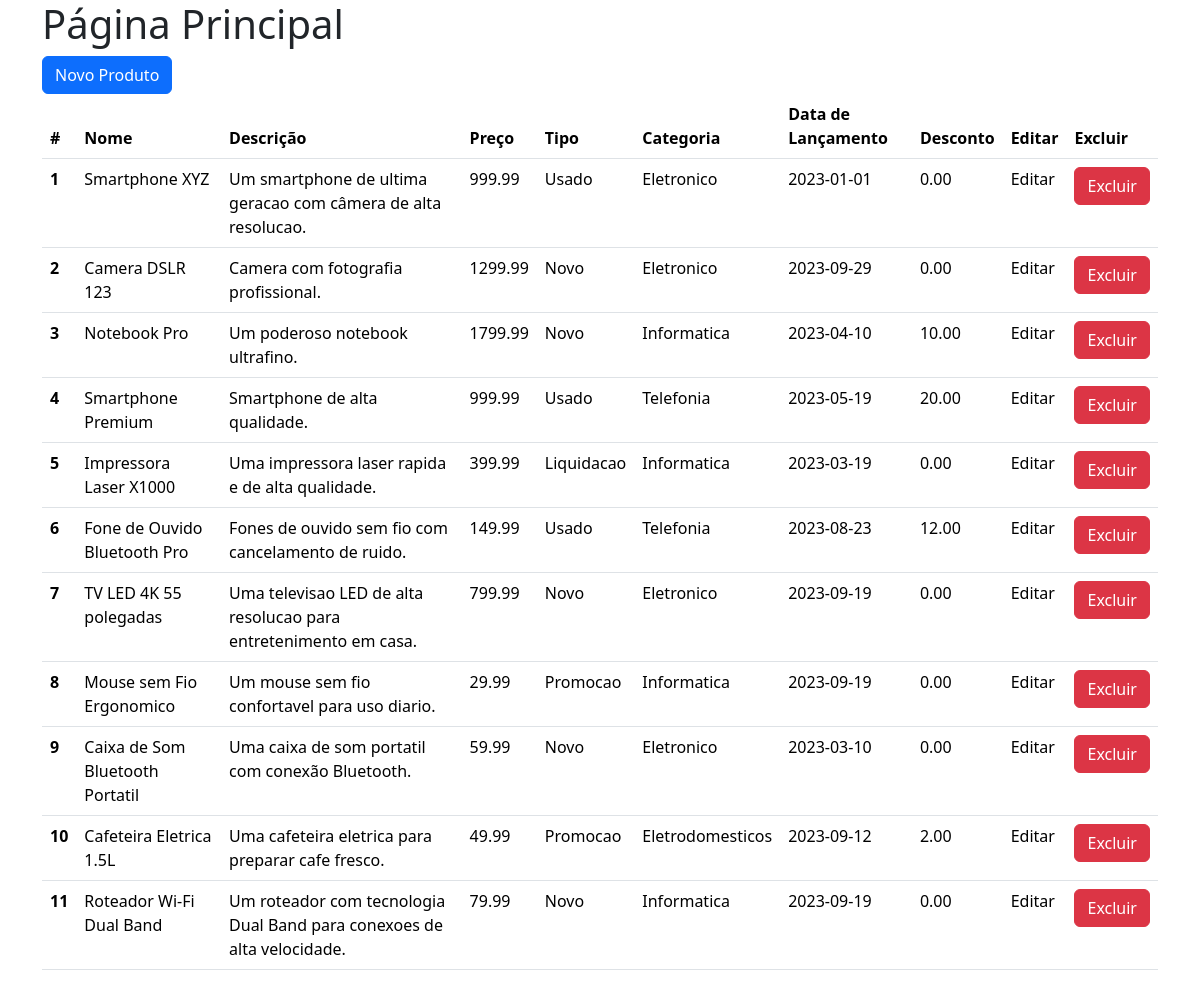
The page / on the database its author committed.
### tables this page shows
CREATE TABLE Produto (
    id INT(4) AUTO_INCREMENT PRIMARY KEY,
    nome VARCHAR(255) NOT NULL,
    descricao TEXT,
    preco DECIMAL(10, 2) NOT NULL,
    tipo ENUM('Novo', 'Usado', 'Promocao', 'Liquidacao', 'Outros') NOT NULL,
    categoria SET('Eletronico', 'Telefonia', 'Informatica', 'Eletrodomesticos', 'Acessorios', 'Outros') NOT NULL,
    data_lancamento DATE,
    desconto_usados DECIMAL(10, 2)
);

### index.php (the view, shortened to what this page needs)
<?php
include 'conexao.php';
$sql = $pdo->query("SELECT * FROM produto");
?>
<!DOCTYPE html>
<html lang="pt-br">
<head>
    <link rel="stylesheet" href="https://cdn.jsdelivr.net/npm/bootstrap@5.3.8/dist/css/bootstrap.min.css">
    <link rel="stylesheet" href="https://cdnjs.cloudflare.com/ajax/libs/font-awesome/7.0.1/css/all.min.css">
</head>
<body>
    <div class="container">
        <h1>Página Principal</h1>
        <a href="novoProduto.php" class="btn btn-primary">Novo Produto</a>
        <table class="table">
            <thead>
                <tr>
                    <th scope="col">#</th>
                    <th scope="col">Nome</th>
                    <th scope="col">Descrição</th>
                    <th scope="col">Preço</th>
                    <th scope="col">Tipo</th>
                    <th scope="col">Categoria</th>
                    <th scope="col">Data de Lançamento</th>
                    <th scope="col">Desconto</th>
                    <th scope="col">Editar</th>
                    <th scope="col">Excluir</th>
                </tr>
            </thead>
            <tbody>
                <?php
                while ($linha = $sql->fetch(PDO::FETCH_ASSOC)) {
                ?>
                    <tr>
                        <th scope="row"><?php echo $linha['id'] ?></th>
                        <td><?php echo $linha['nome'] ?></td>
                        <td><?php echo $linha['descricao'] ?></td>
                        <td><?php echo $linha['preco'] ?></td>
                        <td><?php echo $linha['tipo'] ?></td>
                        <td><?php echo $linha['categoria'] ?></td>
                        <td><?php echo $linha['data_lancamento'] ?></td>
                        <td><?php echo $linha['desconto_usados'] ?></td>
                        <td>
                            Editar
                        </td>
                        <td>
                            <form action="delproduto.php" method="GET">
                                <input type="submit" value="Excluir" class="btn btn-danger" name="btnexcluir"/>
                            </form>
                        </td>
                    </tr>
                <?php } ?>
            </tbody>
        </table>
    </div>
</body>
</html>

### rows shown on the page
produto: id "1", nome "Smartphone XYZ", descricao "Um smartphone de ultima geracao com câmera de alta resolucao.", preco "999.99", tipo "Usado", categoria "Eletronico", data_lancamento "2023-01-01", desconto_usados "0.00"
produto: id "2", nome "Camera DSLR 123", descricao "Camera com fotografia profissional.", preco "1299.99", tipo "Novo", categoria "Eletronico", data_lancamento "2023-09-29", desconto_usados "0.00"
produto: id "3", nome "Notebook Pro", descricao "Um poderoso notebook ultrafino.", preco "1799.99", tipo "Novo", categoria "Informatica", data_lancamento "2023-04-10", desconto_usados "10.00"
produto: id "4", nome "Smartphone Premium", descricao "Smartphone de alta qualidade.", preco "999.99", tipo "Usado", categoria "Telefonia", data_lancamento "2023-05-19", desconto_usados "20.00"
produto: id "5", nome "Impressora Laser X1000", descricao "Uma impressora laser rapida e de alta qualidade.", preco "399.99", tipo "Liquidacao", categoria "Informatica", data_lancamento "2023-03-19", desconto_usados "0.00"
produto: id "6", nome "Fone de Ouvido Bluetooth Pro", descricao "Fones de ouvido sem fio com cancelamento de ruido.", preco "149.99", tipo "Usado", categoria "Telefonia", data_lancamento "2023-08-23", desconto_usados "12.00"
produto: id "7", nome "TV LED 4K 55 polegadas", descricao "Uma televisao LED de alta resolucao para entretenimento em casa.", preco "799.99", tipo "Novo", categoria "Eletronico", data_lancamento "2023-09-19", desconto_usados "0.00"
produto: id "8", nome "Mouse sem Fio Ergonomico", descricao "Um mouse sem fio confortavel para uso diario.", preco "29.99", tipo "Promocao", categoria "Informatica", data_lancamento "2023-09-19", desconto_usados "0.00"
produto: id "9", nome "Caixa de Som Bluetooth Portatil", descricao "Uma caixa de som portatil com conexão Bluetooth.", preco "59.99", tipo "Novo", categoria "Eletronico", data_lancamento "2023-03-10", desconto_usados "0.00"
produto: id "10", nome "Cafeteira Eletrica 1.5L", descricao "Uma cafeteira eletrica para preparar cafe fresco.", preco "49.99", tipo "Promocao", categoria "Eletrodomesticos", data_lancamento "2023-09-12", desconto_usados "2.00"
produto: id "11", nome "Roteador Wi-Fi Dual Band", descricao "Um roteador com tecnologia Dual Band para conexoes de alta velocidade.", preco "79.99", tipo "Novo", categoria "Informatica", data_lancamento "2023-09-19", desconto_usados "0.00"
